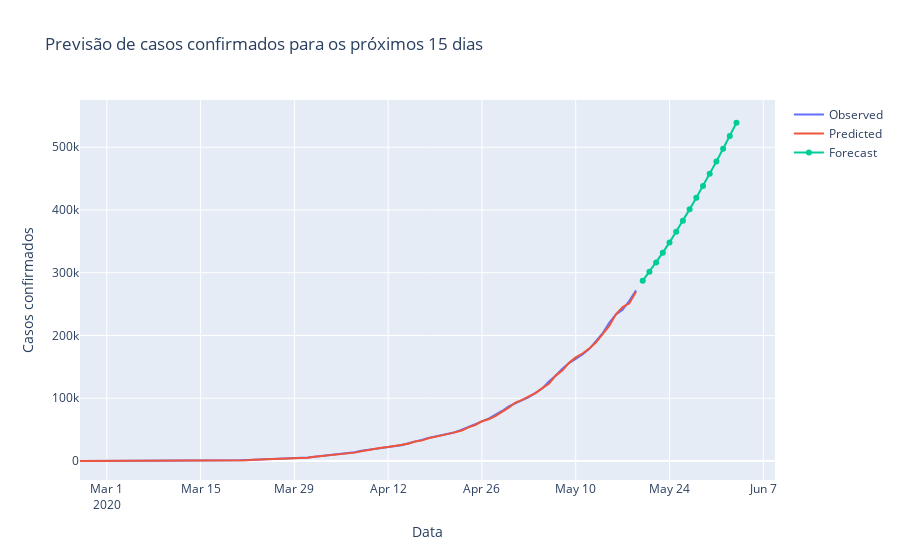

This figure's notebook cell:
### Code cell
fig = go.Figure(go.Scatter(
    x=confirmados.index, y=confirmados, name='Observed'
))

fig.add_trace(go.Scatter(x=confirmados.index, y = modelo.predict_in_sample(), name='Predicted'))

fig.add_trace(go.Scatter(x=pd.date_range('2020-05-20', '2020-06-05'), y=modelo.predict(15), name='Forecast'))

fig.update_layout(title='Previsão de casos confirmados para os próximos 15 dias',
                 yaxis_title='Casos confirmados', xaxis_title='Data')
fig.show()
